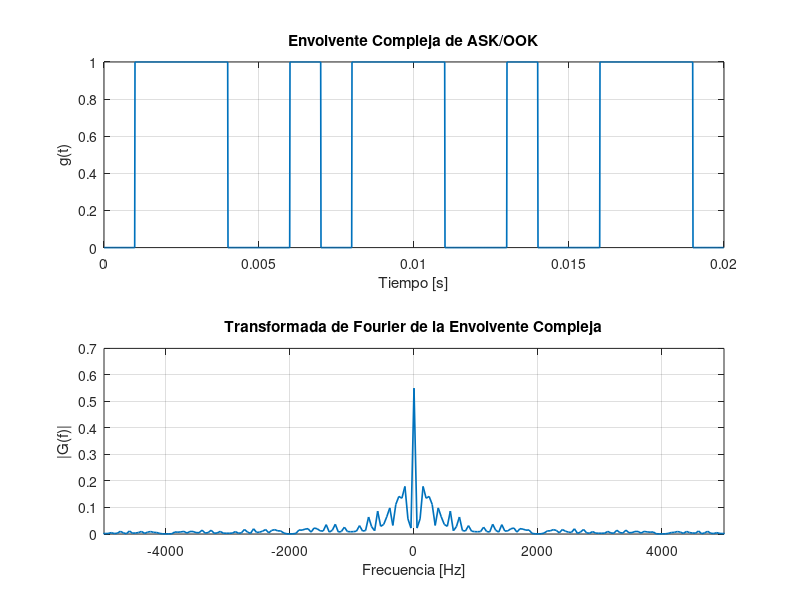

MATLAB code for this plot:
close all;

% Parámetros
Ac = 1;          % amplitud portadora
Rb = 1e3;        % tasa de bits [bits/s]
Tb = 1/Rb;       % tiempo de bit
Fs = 100*Rb;     % frecuencia de muestreo

% Secuencia binaria unipolar
%bits = [1 0 1 1 0 0 1 0]; % Crea una secuencia pre definida

Nbits = 20;      % Limite de bits para la secuencia
bits = randi([0 1], 1, Nbits); % Crea una secuencia aleatoria

% Construcción de la señal modulante m(t)
Ns = round(Fs/Rb);          % muestras por bit
m = repelem(bits, Ns);      % tren de pulsos NRZ unipolar

t = (0:length(m)-1)/Fs;

% Envolvente compleja para ASK/OOK
g = Ac * m;

% FFT de la envolvente compleja
Nfft = 2^nextpow2(length(g));
G = fftshift(fft(g, Nfft))/length(g);
f = (-Nfft/2:Nfft/2-1)*(Fs/Nfft);

% Gráficas
figure;
subplot(2,1,1)
plot(t, g, 'LineWidth', 1.2)
grid on
xlabel('Tiempo [s]')
ylabel('g(t)')
title('Envolvente Compleja de ASK/OOK')

subplot(2,1,2)
plot(f, abs(G), 'LineWidth', 1.2)
grid on
xlabel('Frecuencia [Hz]')
ylabel('|G(f)|')
title('Transformada de Fourier de la Envolvente Compleja')
xlim([-5*Rb 5*Rb])
